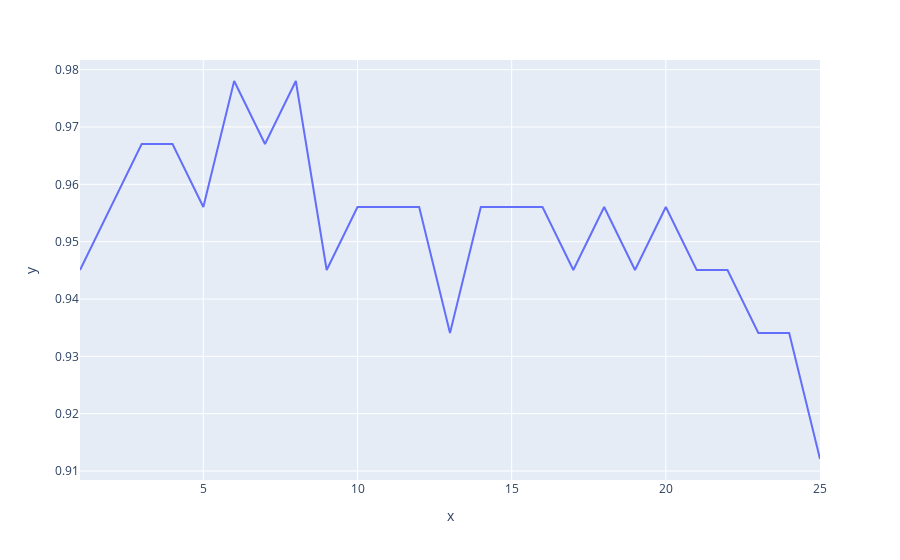

The code cell stored with this chart in its notebook:
### Code cell
px.line(x=k_range,y=scores_list)

### Figure 1 — Plotly figure (JSON) as saved in the notebook; plotly's stock layout.template omitted (floating-point values rounded to 4 significant figures)
{"data": [{"hovertemplate": "x=%{x}<br>y=%{y}", "showlegend": false, "legendgroup": "", "name": "", "yaxis": "y", "hoverlabel": {"namelength": 0}, "mode": "lines", "xaxis": "x", "y": [0.9451, 0.956, 0.967, 0.967, 0.956, 0.978, 0.967, 0.978, 0.9451, 0.956, 0.956, 0.956, 0.9341, 0.956, 0.956, 0.956, 0.9451, 0.956, 0.9451, 0.956, 0.9451, 0.9451, 0.9341, 0.9341, 0.9121], "x": [1, 2, 3, 4, 5, 6, 7, 8, 9, 10, 11, 12, 13, 14, 15, 16, 17, 18, 19, 20, 21, 22, 23, 24, 25], "line": {"color": "#636efa", "dash": "solid"}, "type": "scatter"}], "layout": {"yaxis": {"domain": [0, 1], "anchor": "x", "title": {"text": "y"}}, "margin": {"t": 60}, "legend": {"tracegroupgap": 0}, "xaxis": {"domain": [0, 1], "anchor": "y", "title": {"text": "x"}}}}
